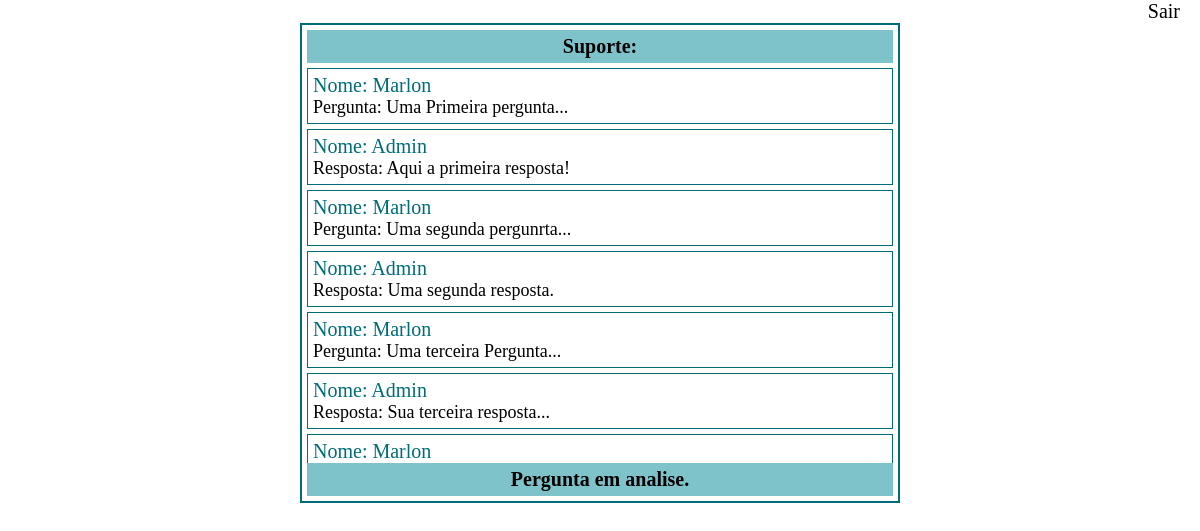
The app's page / (signed in) with its own data.
### tables this page shows
CREATE TABLE `question` (
  `id` int(11) NOT NULL,
  `usuario` varchar(255) NOT NULL,
  `pergunta` text NOT NULL,
  `status` int(11) NOT NULL
);

CREATE TABLE `answer` (
  `id` int(11) NOT NULL,
  `usuario` varchar(255) NOT NULL,
  `resposta` text NOT NULL,
  `de` varchar(255) NOT NULL
);

### classes/Mysql.php (called while the page is built)
<?php
	class Mysql{
		private static $pdo;
		public static function conectar(){
			if(self::$pdo == null){
				try{
					self::$pdo = new PDO('mysql:host='.HOST.';dbname='.DATABASE,USER,PASSWORD,array(PDO::MYSQL_ATTR_INIT_COMMAND => "SET NAMES utf8"));
					self::$pdo->setAttribute(PDO::ATTR_ERRMODE,PDO::ERRMODE_EXCEPTION);
				}catch(Exception $e){
					echo '<h2>Erro ao Conectar!</h2>';
				}
			}
			return self::$pdo;
		}
	}

### classes/answer.php (called while the page is built, shortened)
<?php
	class answer{
			public static function messages($user){
			$sql = Mysql::conectar()->prepare("SELECT * FROM `answer` WHERE usuario = ? ORDER BY ID ASC");
			$sql->execute(array($user));
			return $sql->fetchAll();
		}
	}

### supportUser.php (the view, shortened to what this page needs)
<!DOCTYPE html>
<html>
<head>
	<link rel="stylesheet" href="css/style.css">
</head>
<body>
	<div class="center">
		<a href="<?php echo INCLUDE_PATH?>?loggout">Sair</a>
		<div class="box">
			<h2>Suporte:</h2>
			<div class="roll">
				<?php
				$question = question::messages($_SESSION['nome']);
				$answer = answer::messages($_SESSION['nome']);
				for ($i = 0; $i < count($question) ; $i++) {
					echo '<div class="box-wraper">
							<h2>Nome: '.$question[$i]['usuario'].'</h2>
							<span>Pergunta: '.$question[$i]['pergunta'].'</span>
							</div>';
					if(isset($answer[$i]['resposta'])){
					echo '<div class="box-wraper">
							<h2>Nome: '.$answer[$i]['de'].'</h2>
							<span>Resposta: '.$answer[$i]['resposta'].'</span>
							</div>';
						}
				}
				?>
			</div>
		</div>
	</div>
</body>
</html>

### css/style.css (style rules this page uses)
* { margin: 0; padding: 0; box-sizing: border-box; }
body,html { height: 100%; }
.center { text-align: center; max-width: 1280px; margin: 0 auto; }
.center a { margin: 0 20px; font-size: 20px; text-decoration: none; color: black; float: right; }
.box { display: inline-block; max-width: 600px; width: 100%; padding: 5px; border: 2px solid #006c78; }
.box > h2 { background-color: rgba(0, 135, 150, 0.5); padding: 5px; }
.box h2 { font-size: 20px; font-style: normal; color: black; }
.roll { overflow-y: auto; overflow-x: hidden; height: 400px; }
.box-wraper { margin: 5px 0; text-align: left; width: 100%; padding: 5px; border: 1px solid #006c78; }
.box-wraper h2 { font-size: 20px; font-weight: lighter; color: #006c78; }
.box-wraper span { font-size: 18px; font-weight: lighter; color: black; }

### records on screen
question: usuario "Marlon", pergunta "Uma Primeira pergunta..."
answer: de "Admin", resposta "Aqui a primeira resposta!"
question: usuario "Marlon", pergunta "Uma segunda pergunrta..."
answer: de "Admin", resposta "Uma segunda resposta."
question: usuario "Marlon", pergunta "Uma terceira Pergunta..."
answer: de "Admin", resposta "Sua terceira resposta..."
question: usuario "Marlon"
